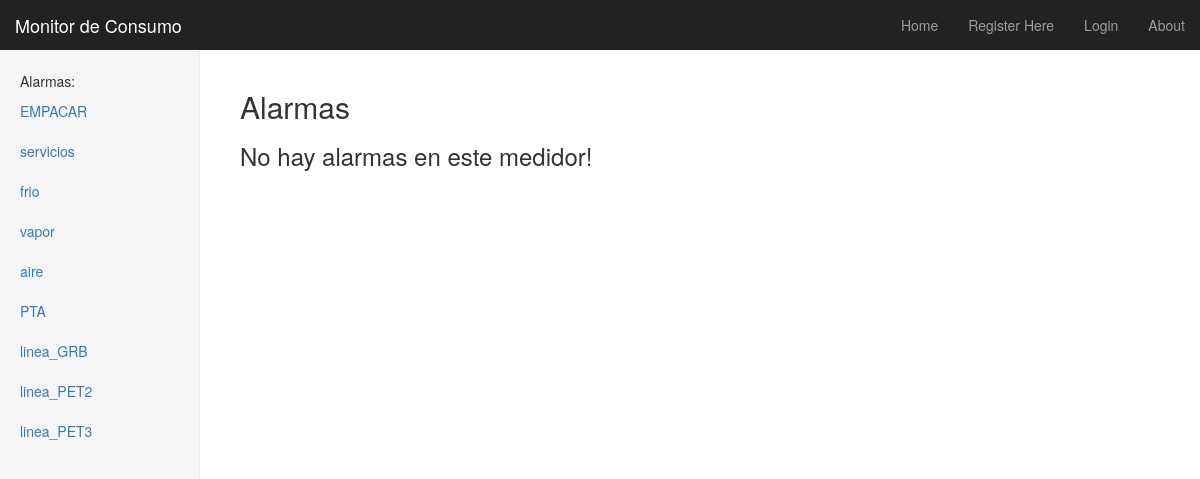
Page /rango/alarmas/ on the earlier database version.
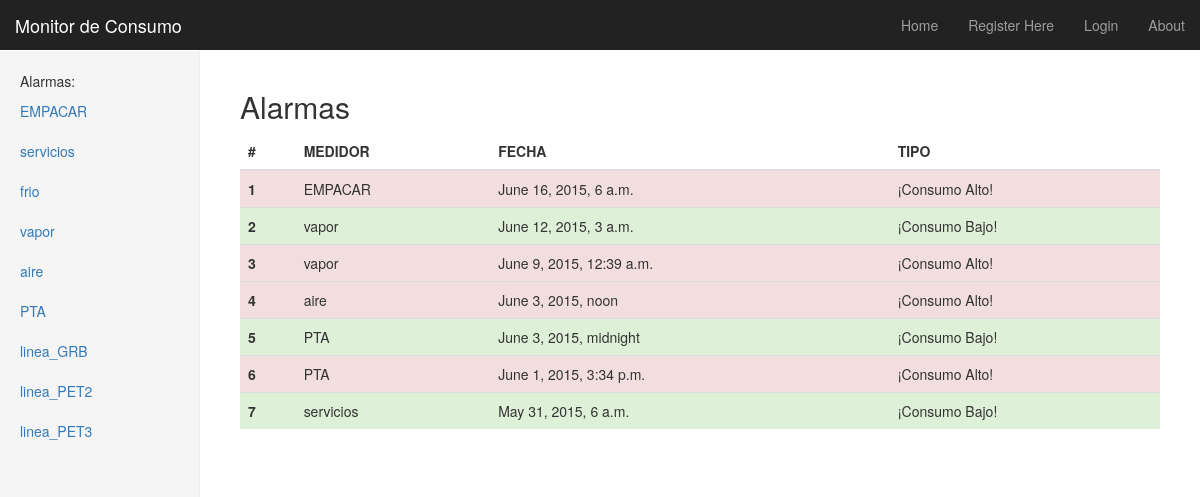
Same page on the later database version.
### rango/models.py (models this page shows, shortened)
class Medidor(models.Model):
    nombre = models.CharField(max_length = 128, unique = True)
    area = models.CharField(max_length = 128, default="planta")
    descripcion = models.TextField(null=True)
    slug = models.SlugField(null=True)
    def __unicode__(self):
	return self.nombre

class Alarma(models.Model):
    BAJO="B"
    ALTO="A"
    ALARMAS_CHOICES=(
        (BAJO,'Nivel muy bajo detectado!'),
        (ALTO,'Nivel muy alto detectado!'),
    )
    medidor = models.ForeignKey(Medidor)
    fecha = models.DateTimeField()
    tipo = models.CharField(max_length=2,
        choices=ALARMAS_CHOICES, default=ALTO)

### rango/views.py (the view)
# urls.py: url(r'^alarmas/(?P<medidor_name_slug>[\w\-]+)/$', views.alarma_med, name = 'alarma_med'),
def alarmas(request):
    alarmas_list = Alarma.objects.order_by('-fecha')[:7]
    context_dict = {'alarmas': alarmas_list}
    return render(request, 'rango/alarmas.html', context_dict)

### rango/templatetags/rango_extras.py (called while the page is built)
@register.inclusion_tag('rango/side_areas_alarma.html')
def get_areas_list_alarma(med=None):
	return {'areas': Medidor.objects.all(), 'act_med': med}

### templates/rango/alarmas.html (shortened to what this page needs)
{% extends 'base.html' %}
{% load staticfiles %}
{% load rango_extras %}
{% block body_block %}
    {% if medidor %}
    <h2>Alarmas del medidor {{medidor.nombre}} </h2>
    {% else %}
    <h2>Alarmas</h2>
    {% endif %}
    {% if alarmas %}
    <table class="table">
      <thead>
        <tr>
          <th>#</th>
          <th>MEDIDOR</th>
          <th>FECHA</th>
          <th>TIPO</th>
        </tr>
      </thead>
      <tbody>
      {% for alarma in alarmas %}
        {% if alarma.tipo == 'B' %}
        <tr class="success">
          <th scope="row">{{forloop.counter}}</th>
          <td>{{alarma.medidor}}</td>
          <td>{{alarma.fecha}}</td>
          <td>¡Consumo Bajo!</td>
        </tr>
        {% else %}
        <tr class="danger">
          <th scope="row">{{forloop.counter}}</th>
          <td>{{alarma.medidor}}</td>
          <td>{{alarma.fecha}}</td>
          <td>¡Consumo Alto! </td>
        </tr>
        {% endif %}
        {% endfor %}
      </tbody>
    </table>
    {% else %}
    <h3>No hay alarmas en este medidor!</h3>
    {% endif %}
{% endblock %}
{% block side_block %}
                 Alarmas:
                {% get_areas_list_alarma medidor %}
                {% endblock %}

### templates/base.html (shortened to what this page needs)
<!DOCTYPE html>
<html lang="es">
  <head>
    {% load staticfiles %}
    {% load rango_extras %}
    <link href="{% static "css/bootstrap.min.css" %}" rel="stylesheet">
    <link href="{% static "css/dashboard.css" %}" rel="stylesheet">
  </head>
  <body>
    <div class="navbar navbar-inverse navbar-fixed-top" role="navigation">
      <div class="container-fluid">
        <div class="navbar-header">
          <a class="navbar-brand" href="/rango/"> Monitor de Consumo</a>
        </div>
        <div class="navbar-collapse collapse">
          <ul class="nav navbar-nav navbar-right">
                <li><a href="{% url 'index' %}">Home</a></li>
                    {% if user.is_authenticated %}
                        <li><a href="{% url 'restricted' %}">Restricted Page</a></li>
                        <li><a href="{% url 'auth_logout' %}?next=/rango/">Logout</a></li>
                        <li><a href="{% url 'alarmas' %}">Alarmas</a></li>
                    {% else %}
                        <li><a href="{% url 'registration_register' %}">Register Here</a></li>
                        <li><a href="{% url 'auth_login' %}">Login</a></li>
                    {% endif %}
                                <li><a href="{% url 'about' %}">About</a></li>
              </ul>
        </div>
      </div>
    </div>
    <div class="container-fluid">
      <div class="row">
        <div class="col-sm-2 col-md-2 sidebar">
                {% block side_block %}{% endblock %}
        </div>
        <div class="col-sm-9 col-sm-offset-2 col-md-10 col-md-offset-2 main">
           <div>
                {% block body_block %}{% endblock %}
                </div>
        </div>
      </div>
    </div>
  </body>
</html>

### templates/rango/side_areas_alarma.html
{% if areas %}
    <ul class="nav nav-sidebar">
    {% for area in areas %}
        {% if area == act_med %}
        	<li  class="active" >
        {% else  %}
        	<li>
        {% endif %}
           	<a href="{% url 'alarma_med'  area.slug %}">{{ area.nombre }}</a></li>
    {% endfor %}
{% else %}
    <li> <strong >No hay medidores presentes.</strong></li>
    </ul>
{% endif %}

### static/css/dashboard.css (style rules this page uses)
body { padding-top: 50px; }
.navbar-fixed-top { border: 0; }
.sidebar { display: none; }
@media (min-width: 768px) { .sidebar { position: fixed; top: 51px; bottom: 0; left: 0; z-index: 1000; display: block; padding: 20px; overflow-x: hidden; overflow-y: auto; background-color: #f5f5f5; border-right: 1px solid #eee; } }
.nav-sidebar { margin-right: -21px; margin-bottom: 20px; margin-left: -20px; }
.nav-sidebar > li > a { padding-right: 20px; padding-left: 20px; }
.main { padding: 20px; }
@media (min-width: 768px) { .main { padding-right: 40px; padding-left: 40px; } }

Differences in the rows shown:
added Alarma: medidor "EMPACAR", fecha "June 16, 2015, 6 a.m."
added Alarma: medidor "vapor", fecha "June 12, 2015, 3 a.m."
added Alarma: medidor "vapor", fecha "June 9, 2015, 12:39 a.m."
added Alarma: medidor "aire", fecha "June 3, 2015, noon"
added Alarma: medidor "PTA", fecha "June 3, 2015, midnight"
added Alarma: medidor "PTA", fecha "June 1, 2015, 3:34 p.m."
added Alarma: medidor "servicios", fecha "May 31, 2015, 6 a.m."
Other differences:
text no longer shown: "No hay alarmas en este medidor!"
text now shown: "# MEDIDOR FECHA TIPO"
